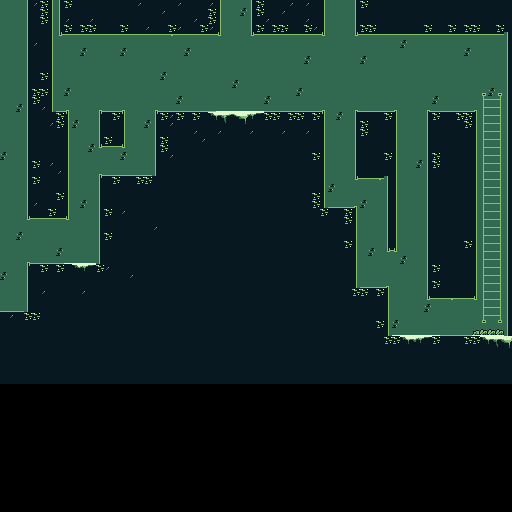

A level layout from a 2D game, rendered from its tile map. Below: a short description, then the map file with tile-grid data replaced by summaries:
An orthogonal 64x64 tile map with 8x8 px tiles, 1 tile layer (Tile Layer 1).

<map version="1.10" tiledversion="1.11.2" orientation="orthogonal" renderorder="right-down" width="64" height="64" tilewidth="8" tileheight="8" infinite="0" nextlayerid="2" nextobjectid="1">
 <editorsettings>
  <export target="tunnels-map..tmx" format="tmx" />
 </editorsettings>
 <tileset firstgid="1" source="tunnels-tileset.tsx" />
 <layer id="1" name="Tile Layer 1" width="64" height="64">
  <data>[4096 cells, 3072 non-empty, 40 distinct tile ids]</data>
 </layer>
</map>
